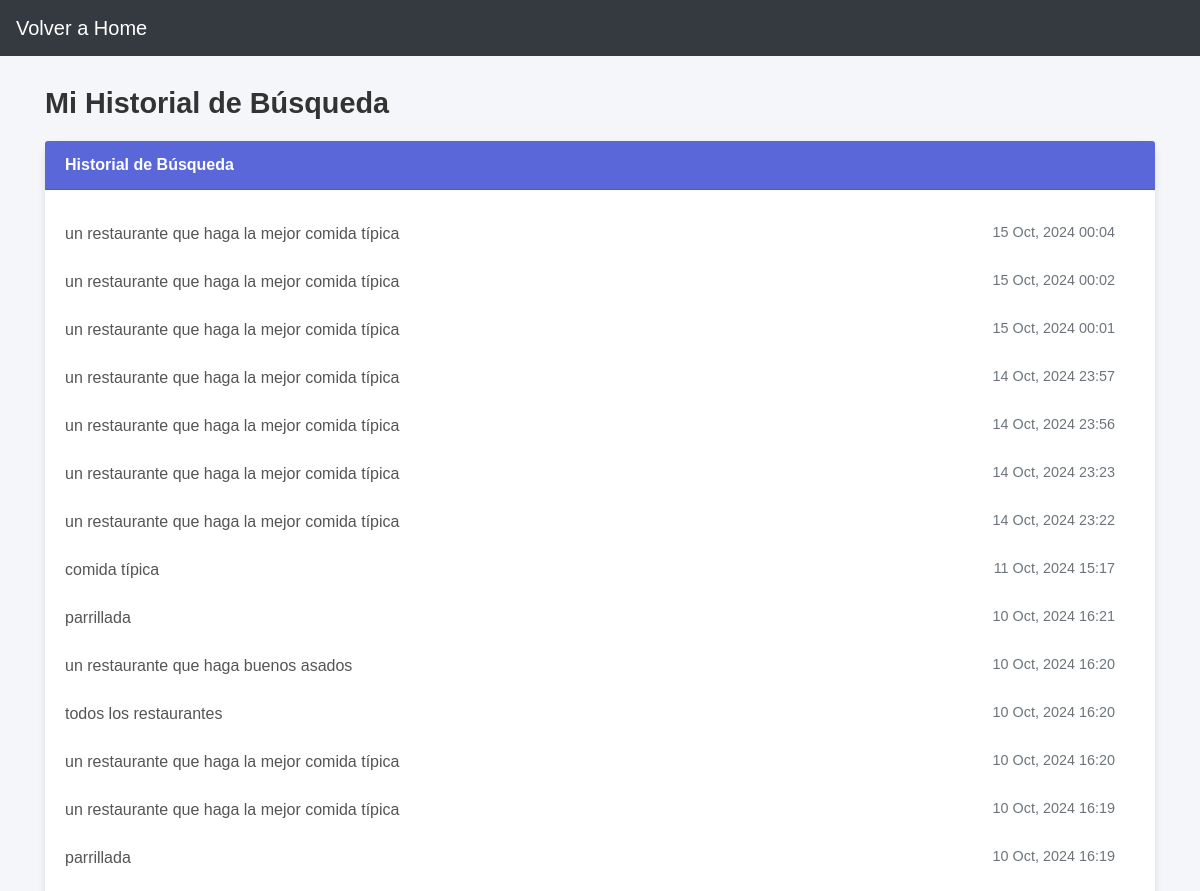
Before: /restaurant/account/ (signed in, upper part) with the older database file.
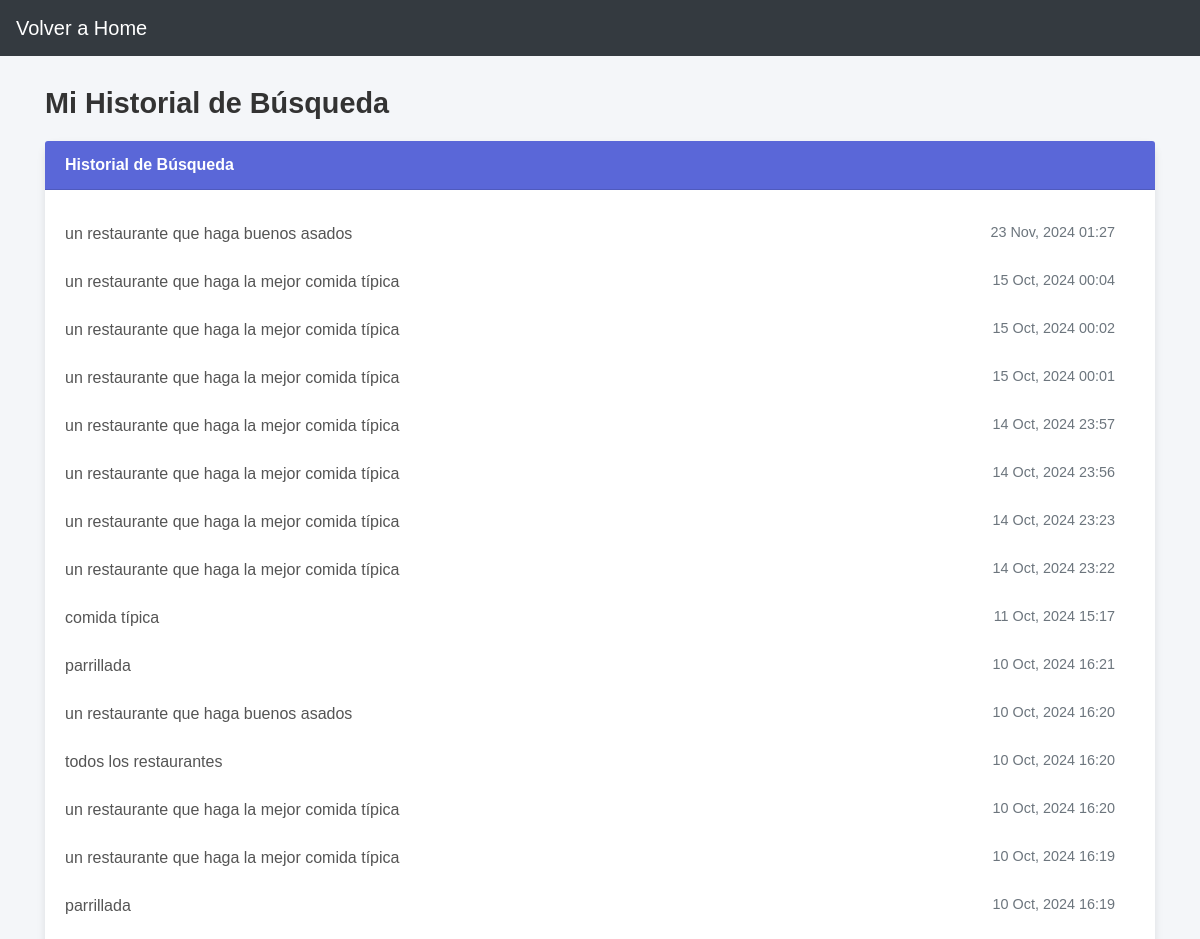
After: the same page with the newer database file.
### restaurant/models.py (models this page shows, shortened)
class searchahistory(models.Model):
    user = models.ForeignKey(User, on_delete=models.CASCADE)
    query = models.CharField(max_length=250)
    timestamp = models.DateTimeField(auto_now_add=True)

### restaurant/views.py (the view)
# urls.py: path('account/', views.account_view, name='account'), # Ruta para la vista de la cuenta
@login_required(login_url='/login/')  # Redirige a la URL de inicio de sesión si el usuario no está autenticado
def account_view(request):
    search_history = searchahistory.objects.filter(user=request.user).order_by('-timestamp')
    reviews = Review.objects.filter(user=request.user).order_by('-created_at')
    return render(request, 'account.html', {'search_history': search_history, 'reviews': reviews})

### restaurant/templates/account.html (shortened to what this page needs)
<!DOCTYPE html>
<html lang="en">
<head>
    <link rel="stylesheet" href="https://stackpath.bootstrapcdn.com/bootstrap/4.5.2/css/bootstrap.min.css">
</head>
<body>
    <nav class="navbar navbar-expand-lg navbar-dark bg-dark">
        <a class="navbar-brand" href="{% url 'home' %}">Volver a Home</a>
    </nav>
<div class="container">
    <h2 class="section-title">Mi Historial de Búsqueda</h2>
    <div class="card">
        <div class="card-header">
            Historial de Búsqueda
        </div>
        <div class="card-body">
            {% if search_history %}
                <ul class="list-group">
                    {% for item in search_history %}
                        <li class="list-group-item">
                            <span>{{ item.query }}</span>
                            <span class="timestamp float-right">{{ item.timestamp|date:"d M, Y H:i" }}</span>
                        </li>
                    {% endfor %}
                </ul>
            {% else %}
                <p class="text-muted">No hay historial de búsqueda.</p>
            {% endif %}
        </div>
    </div>
</div>
</body>
</html>

Changed rows visible on the page:
added searchahistory: query "un restaurante que haga buenos asados", timestamp "23 Nov, 2024 01:27"
